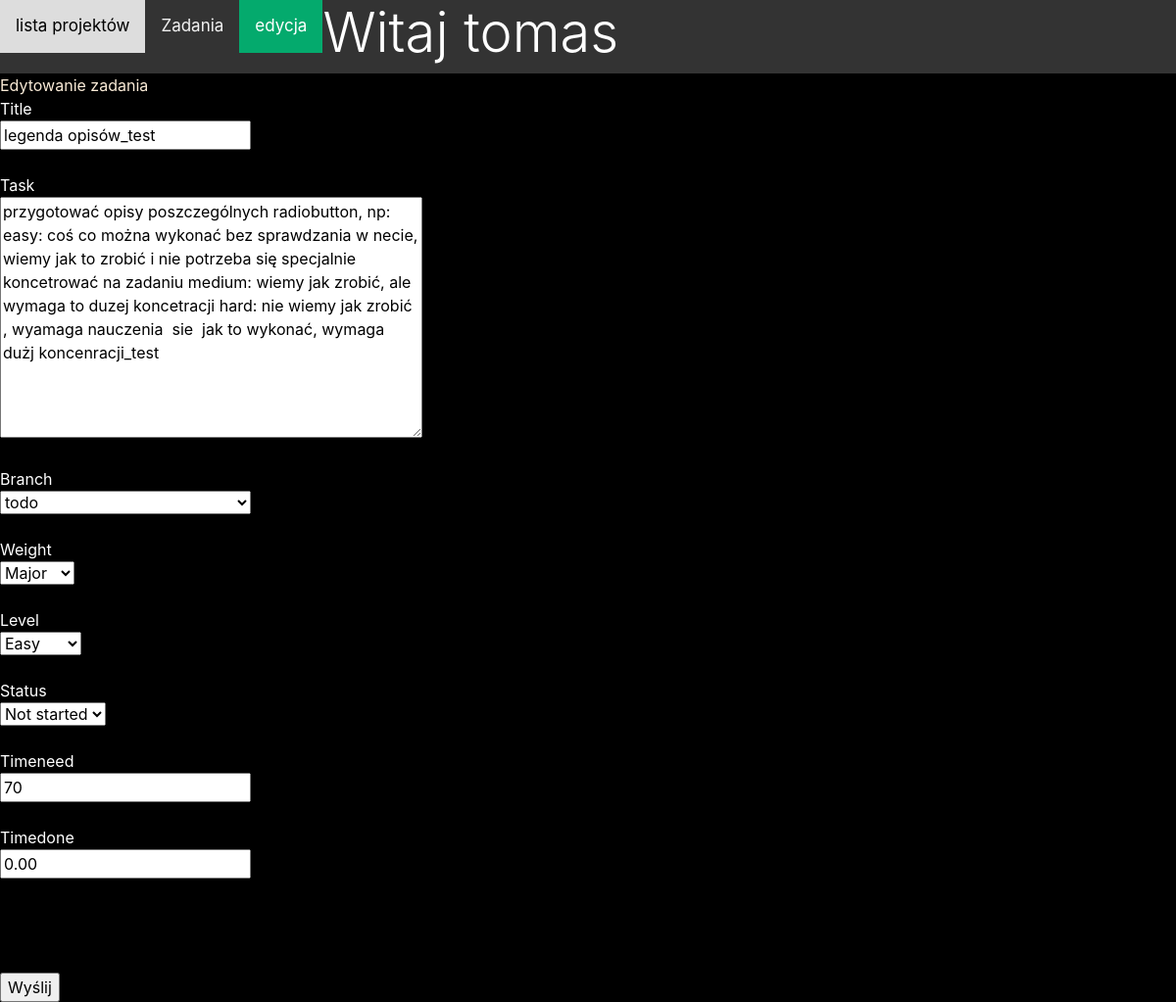
Page /main/1 (signed in) on the earlier database version.
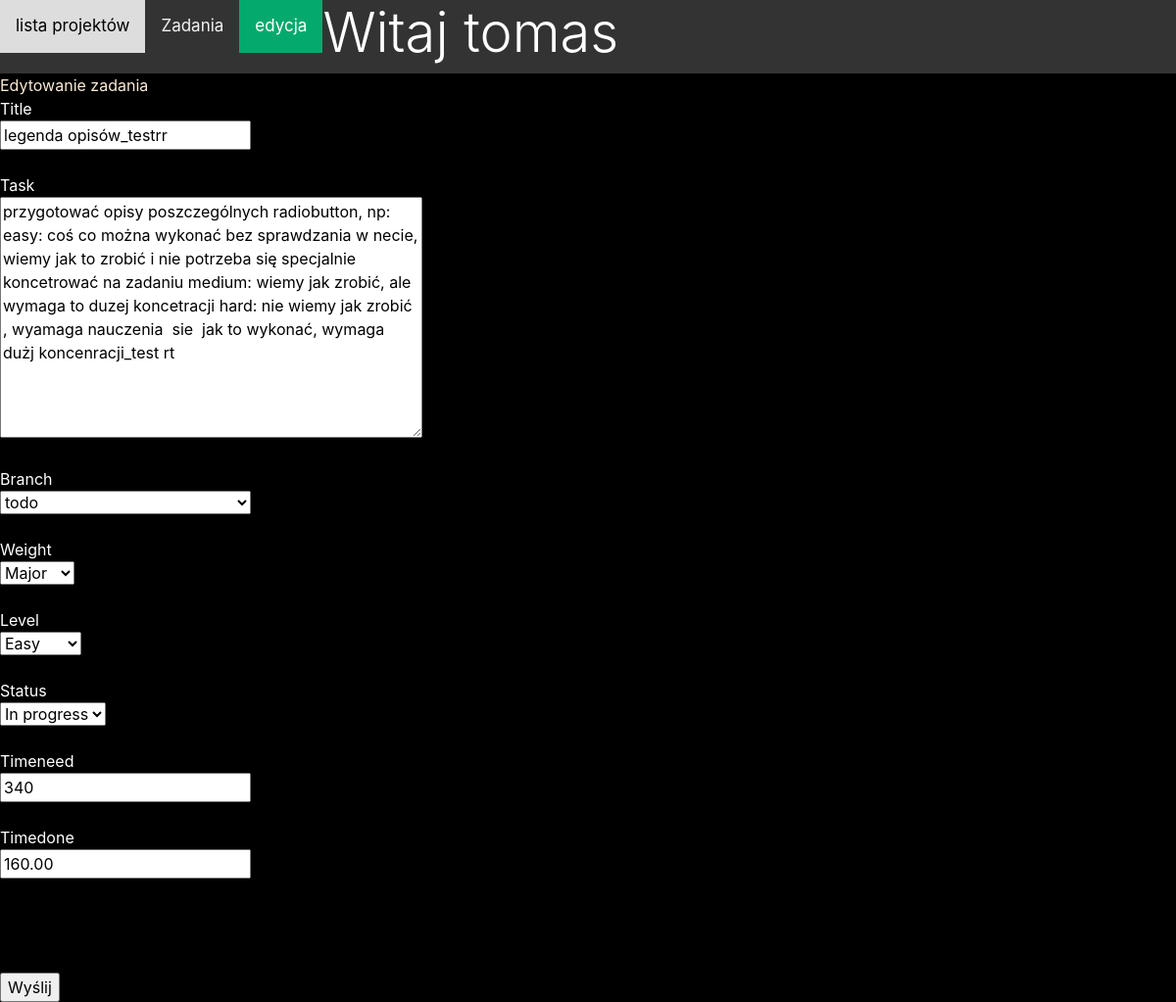
Same page on the later database version.
### task/models.py (models this page shows, shortened)
class Task(models.Model):
    title = models.CharField(max_length=255, unique=True)
    task = models.TextField()
    branch = models.PositiveSmallIntegerField(choices=Branch.BRANCH, default=0)
    created = models.DateTimeField(auto_now_add=True)
    modified = models.DateTimeField(auto_now=True)
    timeneed = models.IntegerField()
    timedone = models.DecimalField(max_digits=6, decimal_places=2,default=0)
    weight = models.PositiveSmallIntegerField(choices=Weight.WEIGHT, default=0)
    level = models.PositiveSmallIntegerField(choices=Level.LEVEL, default=0)
    status = models.PositiveSmallIntegerField(choices=Status.STATUS, default=0)
    projekt = models.ForeignKey(Projects, on_delete=models.CASCADE, default=None)
    timeusing = models.IntegerField(blank=True, default=0)
    user = models.ForeignKey("auth.User", on_delete=models.CASCADE, default=1)

### main/views.py (the view)
# urls.py: path('main/<int:zadanie_id>', check_task, name="check_task"),
@login_required
def check_task(request, zadanie_id: int):
    global no_project
    task = Task.objects.get(id=zadanie_id)
    no_project = task.projekt_id
    form = TaskForm(request.POST or None, instance=task)
    if form.is_valid():
        obj = form.save(commit=False)
        obj.projekt_id = no_project
        obj.timedone = obj.timedone + obj.timeusing
        obj.timeusing = 0
        obj.save()
    return render(request, 'main/add_task.html', {'form': form, 'numer_projektu':  no_project})

### main/views.py
class TaskForm(ModelForm):
    class Meta:
        model = Task
        fields =['title', 'task', 'branch', 'timeneed', 'weight', 'level', 'status', 'timedone']

### main/templates/main/add_task.html (shortened to what this page needs)
{% extends 'base.html'%}
{% load static %}
{% block content %}
<div class="topnav">
  {% if side == "add" %}
    <a href="{% url 'main:start' %}">lista projektów</a>
    <a href="{% url 'main:zadania' numer_projektu %}">Zadania</a>
    <a class="active" href="#contact">dodawanie</a>
  {% else %}
    <a href="{% url 'main:start' %}">lista projektów</a>
    <a href="{% url 'main:zadania' numer_projektu %}">Zadania</a>
    <a class="active" href="#contact">edycja</a>
  {% endif %}
<div>
    {% if user.is_authenticated %}
    <h1 class="display-4"> Witaj {{ user.username }}</h1>
{% else %}
        <br><div>Nie jesteś zalogowany </div><br>
{% endif %}
</div>
</div>
{% if side == "add" %}
  <div>Dodawanie zadania </div>
{% else %}
  <div>Edytowanie zadania</div>
{% endif %}
<form class="formularz" method="POST" enctype="multipart/form-data">
  {{ form.title.label }}<br>{{ form.title}}<br><br>
  {{ form.task.label }}<br>{{ form.task}}<br><br>
  {{ form.branch.label}}<br>{{ form.branch}}<br><br>
  {{ form.weight.label}}<br>{{ form.weight}}<br><br>
  {{ form.level.label}}<br>{{ form.level}}<br><br>
  {{ form.status.label}}<br>{{ form.status}}<br><br>
  {{ form.timeneed.label}}<br>{{ form.timeneed }}<br><br>
  {{ form.timedone.label}}<br>{{ form.timedone}}<br><br>
  {{ form.projekt_id.label}}<br>{{ form.projekt_id}}<br><br>
  <input type="submit" value="Wyślij">
</form>
{% endblock %}

Differences in the rows shown:
changed Task "todo": title "legenda opisów_test" → "legenda opisów_testrr"; task "…wykonać, wymaga dużj koncenracji_test" → "…wykonać, wymaga dużj koncenracji_test rt"; status "Not started" → "In progress"; timeneed "70" → "340"; timedone "0.00" → "160.00"
